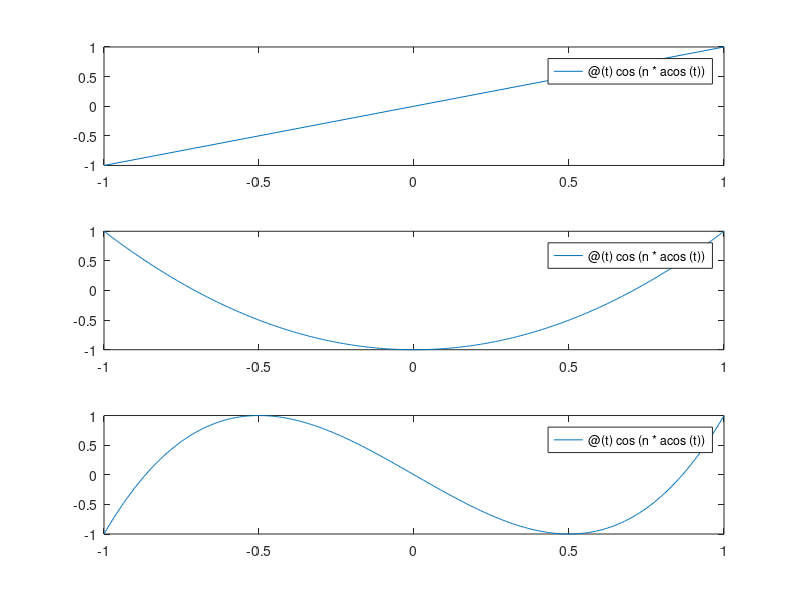

MATLAB code for this plot:
T = @(n) @(t) cos(n*acos(t));

subplot(3,1,1)
fplot(T(1),[-1,1])
subplot(3,1,2)
fplot(T(2),[-1,1])
subplot(3,1,3)
fplot(T(3),[-1,1])